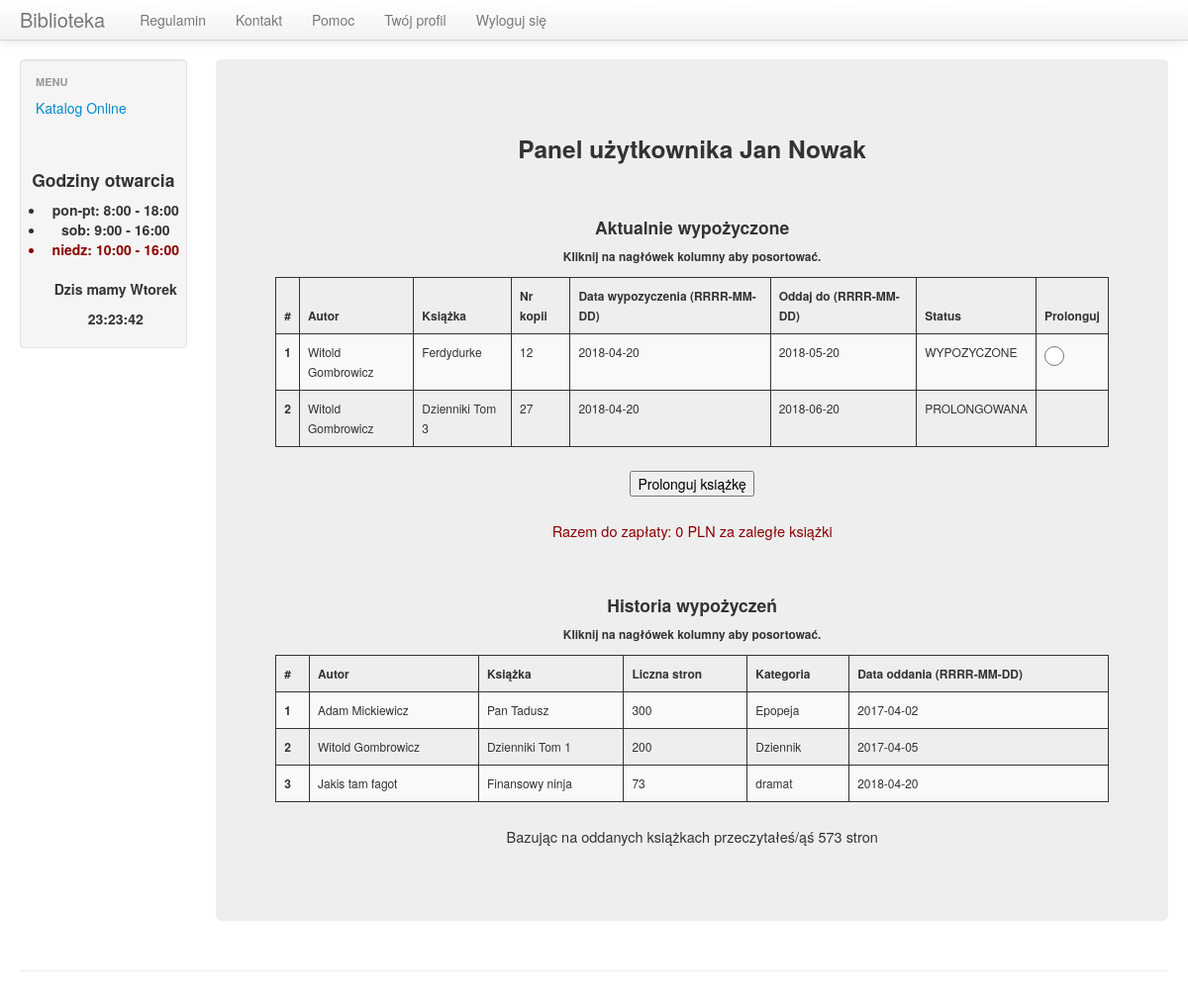
/user_panel.php (signed in), run on an earlier commit of the app's database.
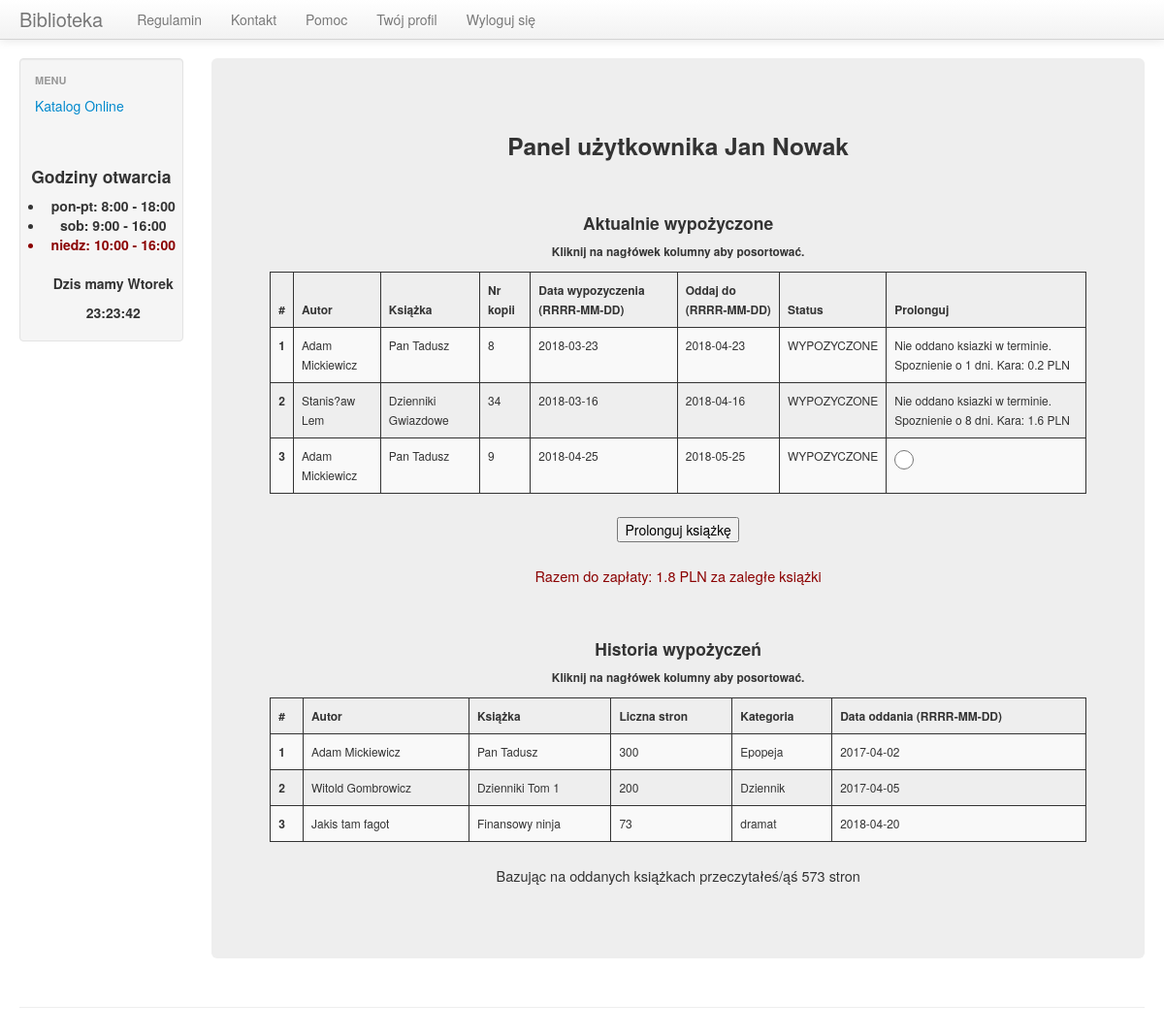
And on a later commit of the database.
### tables this page shows
CREATE TABLE `borrowings` (
  `id` int(11) NOT NULL,
  `copy_id` int(11) NOT NULL,
  `user_id` int(11) NOT NULL,
  `borrow_date` date NOT NULL,
  `give_date` date NOT NULL,
  `book_id` int(11) NOT NULL
);

CREATE TABLE `book` (
  `id` int(11) NOT NULL,
  `isbn` varchar(50) NOT NULL,
  `title` varchar(400) NOT NULL,
  `author` varchar(400) NOT NULL,
  `pages` int(11) NOT NULL,
  `publish_year` date NOT NULL,
  `category` varchar(200) NOT NULL
);

CREATE TABLE `copy` (
  `id` int(11) NOT NULL,
  `book_id` int(11) NOT NULL,
  `status` varchar(100) NOT NULL
);

CREATE TABLE `borrowings_history` (
  `id` int(11) NOT NULL,
  `book_id` int(11) NOT NULL,
  `user_id` int(11) NOT NULL,
  `give_date` date NOT NULL
);

### user_panel.php (the view, shortened to what this page needs)
<?php
include("/templ_scripts/before_content_template.php");
$query = "SELECT borrowings.id, borrowings.copy_id, borrowings.book_id, borrowings.user_id, book.author, book.title, borrowings.borrow_date, borrowings.give_date, copy.status
          FROM borrowings
          INNER JOIN copy ON borrowings.copy_id=copy.id
          INNER JOIN book ON borrowings.book_id=book.id
          WHERE borrowings.user_id=".$_SESSION['user_id']."";
$query_history = "SELECT book.author, book.title, book.pages, book.category, borrowings_history.give_date FROM borrowings_history
                  INNER JOIN book ON borrowings_history.book_id=book.id
                  WHERE borrowings_history.user_id=".$_SESSION['user_id']."";
$cost_per_day = 0.2;
$to_pay=0.0;
$prolog_available = False;
echo '
        <div class="span10">
            <div class="hero-unit text-center">
                <h3>Panel użytkownika '. $_SESSION["user"].'</h3>
                <br>
                <h4>Aktualnie wypożyczone</h4>
                <h6>Kliknij na nagłówek kolumny aby posortować.</h6>
                <form action="user_panel_prolong.php" method="POST">
                    <table class="table table-striped sortable text-center">
                        <thead>
                        <tr>
                            <th scope="col">#</th>
                            <th scope="col">Autor</th>
                            <th scope="col">Książka</th>
                            <th scope="col">Nr kopii</th>
                            <th scope="col">Data wypozyczenia (RRRR-MM-DD)</th>
                            <th scope="col">Oddaj do (RRRR-MM-DD)</th>
                            <th scope="col">Status</th>
                            <th scope="col">Prolonguj</th>
                        </tr>
                        </thead>
                        <tbody>
';
                $row_nr=0;
                $result = mysql_query($query);
                if(!$result) echo 'BLAD zapytania ksiazek z bazy!';
                  else
                  {
                        while($row = mysql_fetch_row($result))
                        {
                          $row_nr++;
                          echo '<tr>';
                          echo '<th scope="row">'.$row_nr.'</th>';
                          echo '<td>'.$row[4].'</td>';
                          echo '<td>'.$row[5].'</td>';
                          echo '<td>'.$row[1].'</td>';
                          echo '<td>'.$row[6].'</td>';
                          echo '<td>'.$row[7].'</td>';
                          echo '<td>'.$row[8].'</td>';
                          $today = strtotime(date('Y-m-d', strtotime('now')));
                          $give_date = strtotime(date('Y-m-d', strtotime($row[7])));
                          $secs = $give_date - $today;
                          $days = abs($secs / 86400);
                          if($give_date >= $today &&  $row[8]!='PROLONGOWANA'){
                            echo '<td><label><input type="radio" name="copy_id" value="'.$row[1].'" required=""></label></td></td>';
                          }
                          elseif ($give_date >= $today) {
                            echo '<td></td>';
                          }
                          else {
                            $to_pay += $days*$cost_per_day;
                            echo '<td>Nie oddano ksiazki w terminie. Spoznienie o '.$days.' dni. Kara: '.round($days*$cost_per_day, 2).' PLN</td>';
                          }
                          if ($row[8]=='WYPOZYCZONE') {
                            $prolog_available = True;
                          }
                        };
                  }
                  echo '</tbody>';
                  echo '</table>';
                  if($prolog_available==True)
                  {
                      echo '<input type="submit" value="Prolonguj książkę">';
                  }
                  echo '</form>  ';
echo '
                    <p id="to_pay">Razem do zapłaty: '.round($to_pay,2).' PLN za zaległe książki</p>
                    <br>
                <h4>Historia wypożyczeń</h4>
                <h6>Kliknij na nagłówek kolumny aby posortować.</h6>
                    <table class="table table-striped sortable text-center">
                        <thead>
                        <tr>
                            <th scope="col">#</th>
                            <th scope="col">Autor</th>
                            <th scope="col">Książka</th>
                            <th scope="col">Liczna stron</th>
                            <th scope="col">Kategoria</th>
                            <th scope="col">Data oddania (RRRR-MM-DD)</th>
                        </tr>
                        </thead>
                        <tbody>
';
                    $row_nr=0;
                    $pages_counter = 0;
                    $result = mysql_query($query_history);
                    if(!$result) echo 'BLAD zapytania historii ksiazek z bazy!';
                      else
                      {
                            while($row = mysql_fetch_row($result))
                            {
                              $row_nr++;
                              echo '<tr>';
                              echo '<th scope="row">'.$row_nr.'</th>';
                              echo '<td>'.$row[0].'</td>';
                              echo '<td>'.$row[1].'</td>';
                              echo '<td>'.$row[2].'</td>'; $pages_counter+=$row[2];
                              echo '<td>'.$row[3].'</td>';
                              echo '<td>'.$row[4].'</td>';
                            };
                      }
echo '
                        </tbody>
                    </table>
                    <p>Bazując na oddanych książkach przeczytałeś/ąś '.$pages_counter.' stron<p>
            </div>
        </div>
';
include("/templ_scripts/after_content_template.php");
?>

### templ_scripts/before_content_template.php (shortened to what this page needs)
<?php
echo '
<!DOCTYPE html>
<html lang="pl"><head><meta http-equiv="Content-Type" content="text/html; charset=UTF-8">
    <title>Biblioteka</title>
    <meta name="viewport" content="width=device-width, initial-scale=1.0">
    <meta name="description" content="Biblioteka">
    <meta name="author" content="Wojtek Kłusek">
    <link rel="icon" href="img/lib-icon.ico">
    <link href="scripts/bootstrap.css" rel="stylesheet">
    <link href="scripts/style.css" rel="stylesheet">
    <link href="scripts/bootstrap-responsive.css" rel="stylesheet">
</head>
<body>
<div class="navbar navbar-fixed-top">
    <div class="navbar-inner">
        <div class="container-fluid">
            <button type="button" class="btn btn-navbar" data-toggle="collapse" data-target=".nav-collapse">
                <span class="icon-bar"></span>
                <span class="icon-bar"></span>
                <span class="icon-bar"></span>
            </button>
            <a class="brand" href="index.php">Biblioteka</a>
                    <ul class="nav">
                    <li><a href="regulations.php">Regulamin</a></li>
                    <li><a href="contact.php">Kontakt</a></li>
                    <li><a href="help.php">Pomoc</a></li>
';
                    if(!isset($_SESSION['user']))
                    {
                       echo '<li><a href="register_form.php">Zarejestruj się</a></li>';
                       echo '<li><a href="login_form.php">Zaloguj się</a></li>';
                    }
                    else
                    {
                       echo '<li><a href="user_panel.php">Twój profil</a></li>';
                       echo '<li><a href="logout.php">Wyloguj się</a></li>';
                    }
echo '
                </ul>
            </div>
        </div>
    </div>
</div>
<div class="container-fluid">
    <div class="row-fluid">
        <div class="span2">
            <div class="well sidebar-nav">
                <ul class="nav nav-list">
                    <li class="nav-header">Menu</li>
                    <li><a href="catalog.php">Katalog Online</a></li>
';
echo '
                </ul>
                <br>
                <br>
                <div class="text-center" id="hours">
                    <h4>Godziny otwarcia</h4>
                        <ul>
                            <li>pon-pt: 8:00 - 18:00</li>
                            <li>sob: 9:00 - 16:00</li>
                            <li id="sunday">niedz: 10:00 - 16:00</li>
                            <br>
                            <p id="day_name">Data js</p>
                            <p id="time"></p>
                        </ul>
                </div>
            </div>
        </div>
';?>

### templ_scripts/after_content_template.php
<?php echo '
</div>
    <hr>
    <footer>
    </footer>
</div>
<script src="scripts/jquery.js"></script>
<script src="scripts/bootstrap-transition.js"></script>
<script src="scripts/bootstrap-alert.js"></script>
<script src="scripts/bootstrap-modal.js"></script>
<script src="scripts/bootstrap-dropdown.js"></script>
<script src="scripts/bootstrap-scrollspy.js"></script>
<script src="scripts/bootstrap-tab.js"></script>
<script src="scripts/bootstrap-tooltip.js"></script>
<script src="scripts/bootstrap-popover.js"></script>
<script src="scripts/bootstrap-button.js"></script>
<script src="scripts/bootstrap-collapse.js"></script>
<script src="scripts/bootstrap-carousel.js"></script>
<script src="scripts/bootstrap-typeahead.js"></script>
<script src="scripts/time.js"></script>
<script src="scripts/sortTable.js"></script>
<script src="scripts/confirm_dialog.js"></script>
</body>
</html>
';
?>

### scripts/style.css (style rules this page uses)
body { padding-top: 60px; padding-bottom: 40px; }
.sidebar-nav { padding: 9px 0; }
h1, h2, h3, h4, h5, h6 { text-align: center; }
#sunday, #afterTime { color: darkred; }
#to_pay { color: darkred; }
table,th,td,tr { border: 1px solid; }
input[type=radio] { width: 20px; height: 20px; }
thead { font-size: 12px; font-weight: bolder; }
tbody { font-size: 12px; }
#hours { font-weight: bold; }
.hero-unit { font-size: 14.5px; }

What changed in the data, as far as the page shows it:
removed borrowings: book.author "Witold Gombrowicz", book.title "Ferdydurke", copy "12", borrow_date "2018-04-20", give_date "2018-05-20", copy.status "WYPOZYCZONE"
removed borrowings: book.author "Witold Gombrowicz", book.title "Dzienniki Tom 3", copy "27", borrow_date "2018-04-20", give_date "2018-06-20", copy.status "PROLONGOWANA"
added borrowings: book.author "Adam Mickiewicz", book.title "Pan Tadusz", copy "8", borrow_date "2018-03-23", give_date "2018-04-23", copy.status "WYPOZYCZONE", give_date "1", $days*$cost_per_day "0.2"
added borrowings: book.author "Stanis?aw Lem", book.title "Dzienniki Gwiazdowe", copy "34", borrow_date "2018-03-16", give_date "2018-04-16", copy.status "WYPOZYCZONE", give_date "8", $days*$cost_per_day "1.6"
added borrowings: book.author "Adam Mickiewicz", book.title "Pan Tadusz", copy "9", borrow_date "2018-04-25", give_date "2018-05-25", copy.status "WYPOZYCZONE"
Also different on the page:
$to_pay: "0" → "1.8"
